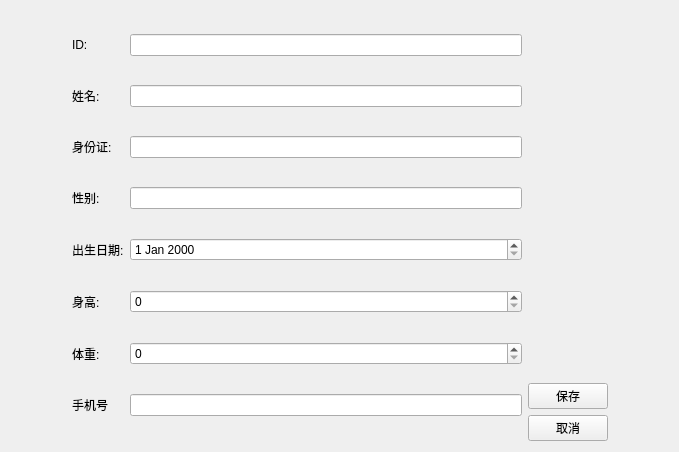
<?xml version="1.0" encoding="UTF-8"?>
<ui version="4.0">
 <class>PatientEditView</class>
 <widget class="QWidget" name="PatientEditView">
  <property name="geometry">
   <rect>
    <x>0</x>
    <y>0</y>
    <width>679</width>
    <height>452</height>
   </rect>
  </property>
  <property name="windowTitle">
   <string>添加患者</string>
  </property>
  <layout class="QHBoxLayout" name="horizontalLayout">
   <item>
    <spacer name="horizontalSpacer">
     <property name="orientation">
      <enum>Qt::Horizontal</enum>
     </property>
     <property name="sizeType">
      <enum>QSizePolicy::Fixed</enum>
     </property>
     <property name="sizeHint" stdset="0">
      <size>
       <width>61</width>
       <height>20</height>
      </size>
     </property>
    </spacer>
   </item>
   <item>
    <layout class="QGridLayout" name="gridLayout">
     <item row="4" column="0">
      <widget class="QLabel" name="label_5">
       <property name="text">
        <string>出生日期:</string>
       </property>
      </widget>
     </item>
     <item row="3" column="1">
      <widget class="QLineEdit" name="lineEdit_4"/>
     </item>
     <item row="1" column="0">
      <widget class="QLabel" name="label_2">
       <property name="text">
        <string>姓名:</string>
       </property>
      </widget>
     </item>
     <item row="3" column="0">
      <widget class="QLabel" name="label_4">
       <property name="text">
        <string>性别:</string>
       </property>
      </widget>
     </item>
     <item row="7" column="1">
      <widget class="QLineEdit" name="lineEdit_8"/>
     </item>
     <item row="2" column="0">
      <widget class="QLabel" name="label_3">
       <property name="text">
        <string>身份证:</string>
       </property>
      </widget>
     </item>
     <item row="5" column="0">
      <widget class="QLabel" name="label_6">
       <property name="text">
        <string>身高:</string>
       </property>
      </widget>
     </item>
     <item row="1" column="1">
      <widget class="QLineEdit" name="lineEdit_2"/>
     </item>
     <item row="6" column="0">
      <widget class="QLabel" name="label_7">
       <property name="text">
        <string>体重:</string>
       </property>
      </widget>
     </item>
     <item row="0" column="1">
      <widget class="QLineEdit" name="lineEdit"/>
     </item>
     <item row="0" column="0">
      <widget class="QLabel" name="label">
       <property name="text">
        <string>ID:</string>
       </property>
      </widget>
     </item>
     <item row="2" column="1">
      <widget class="QLineEdit" name="lineEdit_3"/>
     </item>
     <item row="7" column="0">
      <widget class="QLabel" name="label_8">
       <property name="text">
        <string>手机号</string>
       </property>
      </widget>
     </item>
     <item row="4" column="1">
      <widget class="QDateEdit" name="dateEdit"/>
     </item>
     <item row="5" column="1">
      <widget class="QSpinBox" name="spinBox"/>
     </item>
     <item row="6" column="1">
      <widget class="QSpinBox" name="spinBox_2"/>
     </item>
    </layout>
   </item>
   <item>
    <layout class="QVBoxLayout" name="verticalLayout">
     <item>
      <spacer name="verticalSpacer">
       <property name="orientation">
        <enum>Qt::Vertical</enum>
       </property>
       <property name="sizeHint" stdset="0">
        <size>
         <width>20</width>
         <height>40</height>
        </size>
       </property>
      </spacer>
     </item>
     <item>
      <widget class="QPushButton" name="pushButton">
       <property name="text">
        <string>保存</string>
       </property>
      </widget>
     </item>
     <item>
      <widget class="QPushButton" name="pushButton_2">
       <property name="text">
        <string>取消</string>
       </property>
      </widget>
     </item>
    </layout>
   </item>
   <item>
    <spacer name="horizontalSpacer_2">
     <property name="orientation">
      <enum>Qt::Horizontal</enum>
     </property>
     <property name="sizeType">
      <enum>QSizePolicy::Fixed</enum>
     </property>
     <property name="sizeHint" stdset="0">
      <size>
       <width>60</width>
       <height>20</height>
      </size>
     </property>
    </spacer>
   </item>
  </layout>
 </widget>
 <resources/>
 <connections/>
</ui>
